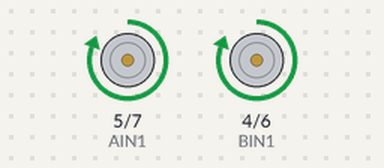
A sketch run on a simulated Arduino Uno, built with avr-gcc and run on an emulated ATmega328P. Parts: motor-driver pin pairs drawn as motors (green arrow = first pin HIGH = forward, orange = second pin HIGH = backward, longer = more drive, scaled by the enable pin).

Above: at 0.5 s.
At 2.5 s:
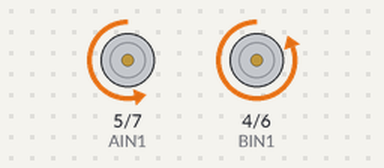
At 3.5 s:
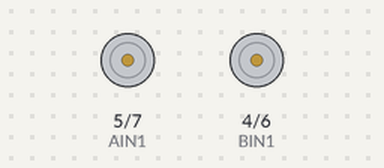
Timing chart, 0 to 5.2 s (numbered marks = the images above):
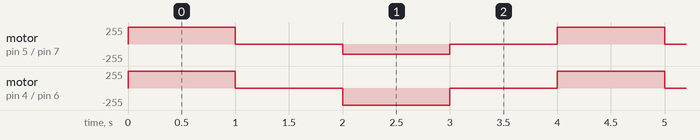

Measured:
- by itself, motor on pin 5 (AIN1) / pin 7 (AIN2): repeats every 4.0 s: stopped 1.0 s, backward 150/255 1.0 s, stopped 1.0 s, forward 255/255 1.0 s
- by itself, motor on pin 4 (BIN1) / pin 6 (BIN2): repeats every 4.0 s: stopped 1.0 s, backward 255/255 1.0 s, stopped 1.0 s, forward 255/255 1.0 s

The sketch:

tb6612.ino
```cpp
                        //define the two direction logic pins and the speed / PWMA and PWMB pin
const int PWMA = 3;     // Front Motor (A)
const int AIN1 = 5;
const int AIN2 = 7;
                        // Rear  Motor (B)
const int PWMB = 2;
const int BIN1 = 4;
const int BIN2 = 6;

void setup()
{
                        // Motor A : set all pins as output
  pinMode(AIN1, OUTPUT);
  pinMode(AIN2, OUTPUT);
  pinMode(PWMA, OUTPUT);

                        // Motor B : set all pins as output
  pinMode(BIN1, OUTPUT);
  pinMode(BIN2, OUTPUT);
  pinMode(PWMB, OUTPUT);
}

void loop()
{
                        //drive forward at full speed by pulling AIN1/BIN1 High
                        //and AIN2/BIN2 low, while writing a full 255 to PWMA/PWMB to
                        //control speed
  digitalWrite(AIN1, HIGH);
  digitalWrite(AIN2, LOW);
  analogWrite(PWMA, 255);

  digitalWrite(BIN1, HIGH);
  digitalWrite(BIN2, LOW);
  analogWrite(PWMB, 255);

                        //wait 1 second
  delay(1000);

                        //Brake the motorS by pulling both direction pins to
                        //the same state (in this case LOW). PWMA/PWMB doesn't matter
                        //in a brake situation, but set as 0.
  digitalWrite(AIN1, LOW);
  digitalWrite(AIN2, LOW);
  analogWrite(PWMA, 0);
  digitalWrite(BIN1, LOW);
  digitalWrite(BIN2, LOW);
  analogWrite(PWMB, 0);

                        //wait 1 second
  delay(1000);

                        //change direction to reverse by flipping the states
                        //of the direction pins from their forward state at lower speed
  digitalWrite(AIN1, LOW);
  digitalWrite(AIN2, HIGH);
  analogWrite(PWMA, 150);
  digitalWrite(BIN1, LOW);
  digitalWrite(BIN2, HIGH);
  analogWrite(PWMB, 150);

                        //wait 1 second
  delay(1000);

                        //Brake again
  digitalWrite(AIN1, LOW);
  digitalWrite(AIN2, LOW);
  analogWrite(PWMA, 0);
  digitalWrite(BIN1, LOW);
  digitalWrite(BIN2, LOW);
  analogWrite(PWMB, 0);

                        //wait 1 second
  delay(1000);
}
```
